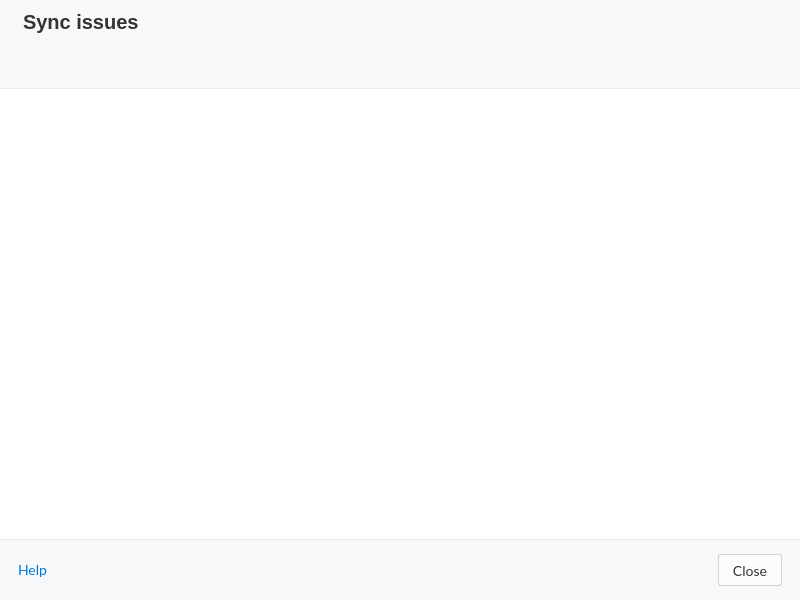
<?xml version="1.0" encoding="UTF-8"?>
<ui version="4.0">
 <class>StalledIssuesDialog</class>
 <widget class="QDialog" name="StalledIssuesDialog">
  <property name="geometry">
   <rect>
    <x>0</x>
    <y>0</y>
    <width>800</width>
    <height>600</height>
   </rect>
  </property>
  <property name="minimumSize">
   <size>
    <width>800</width>
    <height>600</height>
   </size>
  </property>
  <property name="maximumSize">
   <size>
    <width>16777215</width>
    <height>16777215</height>
   </size>
  </property>
  <property name="windowTitle">
   <string>Stalled Issues</string>
  </property>
  <property name="styleSheet">
   <string notr="true">#StalledIssuesDialog
{
   background-color: #FFFFFF;
   border-radius: 12px;
}

#stalledIssuesList
{
   border:none;
   background-color: transparent;
}

#footer
{
    background-color: #F7F8F9;
}

#footer QPushButton
{
    font-family: Lato;
    font-size: 14px;
    border-radius: 3px;
    border: 1px solid rgba(0,0,0, 0.15);
}

#doneButton
{
    background-color: #FCFCFC;
    color: #333333;
}

#updateButton
{
min-height:32px;
padding-left:12px;
padding-right:12px;
font-size:14px;
font-weight: 400;
border-radius:4px;
background:#00BFA5;
border: 1px solid rgba(0, 0, 0, 0.1);
color:#FFFFFF;
}

#updateButton:disabled
{
background: rgba(0, 191, 165, 0.3);
color:#FFFFFF;
}

#updateButton:hover
{
background: #00A787;
color:#FFFFFF;
}

</string>
  </property>
  <layout class="QVBoxLayout" name="verticalLayout">
   <property name="spacing">
    <number>0</number>
   </property>
   <property name="leftMargin">
    <number>0</number>
   </property>
   <property name="topMargin">
    <number>0</number>
   </property>
   <property name="rightMargin">
    <number>0</number>
   </property>
   <property name="bottomMargin">
    <number>0</number>
   </property>
   <item>
    <widget class="QStackedWidget" name="stackedWidget">
     <property name="styleSheet">
      <string notr="true">#ModeSelector
{
background-color: #F3F4F4;
}</string>
     </property>
     <property name="currentIndex">
      <number>0</number>
     </property>
     <widget class="QWidget" name="View">
      <layout class="QVBoxLayout" name="verticalLayout_4">
       <property name="spacing">
        <number>0</number>
       </property>
       <property name="leftMargin">
        <number>0</number>
       </property>
       <property name="topMargin">
        <number>0</number>
       </property>
       <property name="rightMargin">
        <number>0</number>
       </property>
       <property name="bottomMargin">
        <number>0</number>
       </property>
       <item>
        <widget class="QWidget" name="header" native="true">
         <property name="minimumSize">
          <size>
           <width>0</width>
           <height>88</height>
          </size>
         </property>
         <property name="maximumSize">
          <size>
           <width>16777215</width>
           <height>88</height>
          </size>
         </property>
         <property name="styleSheet">
          <string notr="true">#header
{
   background-color: #F7F8F9;
}


#title QLabel
{
  font-family: &quot;Poppins&quot;;
  font-size:20px;
  line-height: 30px;
  font-weight: 600;
  color: #333333;
}</string>
         </property>
         <layout class="QVBoxLayout" name="verticalLayout_3">
          <property name="spacing">
           <number>10</number>
          </property>
          <property name="leftMargin">
           <number>23</number>
          </property>
          <property name="topMargin">
           <number>10</number>
          </property>
          <property name="rightMargin">
           <number>0</number>
          </property>
          <property name="bottomMargin">
           <number>7</number>
          </property>
          <item>
           <widget class="QWidget" name="title" native="true">
            <property name="minimumSize">
             <size>
              <width>0</width>
              <height>0</height>
             </size>
            </property>
            <property name="maximumSize">
             <size>
              <width>16777215</width>
              <height>16777215</height>
             </size>
            </property>
            <property name="styleSheet">
             <string notr="true">QPushButton {
    background-color: none;
    outline: none;
    border: none;
}</string>
            </property>
            <layout class="QHBoxLayout" name="horizontalLayout">
             <property name="spacing">
              <number>12</number>
             </property>
             <property name="leftMargin">
              <number>0</number>
             </property>
             <property name="topMargin">
              <number>0</number>
             </property>
             <property name="rightMargin">
              <number>15</number>
             </property>
             <property name="bottomMargin">
              <number>0</number>
             </property>
             <item>
              <widget class="QLabel" name="titleLabel">
               <property name="text">
                <string>Sync issues</string>
               </property>
              </widget>
             </item>
             <item>
              <spacer name="horizontalSpacer_2">
               <property name="orientation">
                <enum>Qt::Horizontal</enum>
               </property>
               <property name="sizeHint" stdset="0">
                <size>
                 <width>40</width>
                 <height>20</height>
                </size>
               </property>
              </spacer>
             </item>
             <item>
              <widget class="QPushButton" name="refreshButton">
               <property name="minimumSize">
                <size>
                 <width>24</width>
                 <height>24</height>
                </size>
               </property>
               <property name="maximumSize">
                <size>
                 <width>24</width>
                 <height>24</height>
                </size>
               </property>
               <property name="cursor">
                <cursorShape>PointingHandCursor</cursorShape>
               </property>
               <property name="text">
                <string/>
               </property>
               <property name="icon">
                <iconset>
                 <normaloff>:/images/StalledIssues/refresh.png</normaloff>:/images/StalledIssues/refresh.png</iconset>
               </property>
               <property name="iconSize">
                <size>
                 <width>24</width>
                 <height>24</height>
                </size>
               </property>
               <property name="flat">
                <bool>true</bool>
               </property>
              </widget>
             </item>
             <item>
              <widget class="QPushButton" name="SettingsButton">
               <property name="minimumSize">
                <size>
                 <width>24</width>
                 <height>24</height>
                </size>
               </property>
               <property name="maximumSize">
                <size>
                 <width>24</width>
                 <height>24</height>
                </size>
               </property>
               <property name="cursor">
                <cursorShape>PointingHandCursor</cursorShape>
               </property>
               <property name="text">
                <string/>
               </property>
               <property name="icon">
                <iconset resource="../../../gui/Resources_linux.qrc">
                 <normaloff>:/images/StalledIssues/settings-stalled-issues.png</normaloff>:/images/StalledIssues/settings-stalled-issues.png</iconset>
               </property>
               <property name="iconSize">
                <size>
                 <width>24</width>
                 <height>24</height>
                </size>
               </property>
               <property name="flat">
                <bool>true</bool>
               </property>
              </widget>
             </item>
            </layout>
           </widget>
          </item>
          <item>
           <widget class="QWidget" name="categories" native="true">
            <property name="sizePolicy">
             <sizepolicy hsizetype="Preferred" vsizetype="Preferred">
              <horstretch>0</horstretch>
              <verstretch>26</verstretch>
             </sizepolicy>
            </property>
            <property name="minimumSize">
             <size>
              <width>0</width>
              <height>0</height>
             </size>
            </property>
            <property name="styleSheet">
             <string notr="true"/>
            </property>
            <layout class="QHBoxLayout" name="horizontalLayout_3">
             <property name="spacing">
              <number>8</number>
             </property>
             <property name="leftMargin">
              <number>0</number>
             </property>
             <property name="topMargin">
              <number>0</number>
             </property>
             <property name="bottomMargin">
              <number>0</number>
             </property>
             <item>
              <widget class="StalledIssueTab" name="allIssuesTab">
               <property name="frameShape">
                <enum>QFrame::StyledPanel</enum>
               </property>
               <property name="frameShadow">
                <enum>QFrame::Raised</enum>
               </property>
               <property name="title" stdset="0">
                <string/>
               </property>
               <property name="filterCriterion" stdset="0">
                <number>0</number>
               </property>
               <property name="iconPrefix" stdset="0">
                <string notr="true">alert-circle-small</string>
               </property>
              </widget>
             </item>
             <item>
              <widget class="StalledIssueTab" name="nameConflictsTab">
               <property name="frameShape">
                <enum>QFrame::StyledPanel</enum>
               </property>
               <property name="frameShadow">
                <enum>QFrame::Raised</enum>
               </property>
               <property name="title" stdset="0">
                <string/>
               </property>
               <property name="filterCriterion" stdset="0">
                <number>1</number>
               </property>
               <property name="iconPrefix" stdset="0">
                <string notr="true">edit-small</string>
               </property>
              </widget>
             </item>
             <item>
              <widget class="StalledIssueTab" name="itemTypeTab">
               <property name="frameShape">
                <enum>QFrame::StyledPanel</enum>
               </property>
               <property name="frameShadow">
                <enum>QFrame::Raised</enum>
               </property>
               <property name="title" stdset="0">
                <string/>
               </property>
               <property name="iconPrefix" stdset="0">
                <string notr="true">folder-small</string>
               </property>
               <property name="filterCriterion" stdset="0">
                <number>2</number>
               </property>
              </widget>
             </item>
             <item>
              <widget class="StalledIssueTab" name="otherTab">
               <property name="frameShape">
                <enum>QFrame::StyledPanel</enum>
               </property>
               <property name="frameShadow">
                <enum>QFrame::Raised</enum>
               </property>
               <property name="title" stdset="0">
                <string/>
               </property>
               <property name="iconPrefix" stdset="0">
                <string notr="true">more-circle-small</string>
               </property>
               <property name="filterCriterion" stdset="0">
                <number>3</number>
               </property>
              </widget>
             </item>
             <item>
              <widget class="StalledIssueTab" name="solvedIssuesTab">
               <property name="frameShape">
                <enum>QFrame::StyledPanel</enum>
               </property>
               <property name="frameShadow">
                <enum>QFrame::Raised</enum>
               </property>
               <property name="title" stdset="0">
                <string/>
               </property>
               <property name="filterCriterion" stdset="0">
                <UInt>4</UInt>
               </property>
               <property name="iconPrefix" stdset="0">
                <string notr="true">solved-issues</string>
               </property>
              </widget>
             </item>
             <item>
              <spacer name="horizontalSpacer_3">
               <property name="orientation">
                <enum>Qt::Horizontal</enum>
               </property>
               <property name="sizeHint" stdset="0">
                <size>
                 <width>40</width>
                 <height>20</height>
                </size>
               </property>
              </spacer>
             </item>
            </layout>
           </widget>
          </item>
         </layout>
        </widget>
       </item>
       <item>
        <widget class="QStackedWidget" name="TreeViewContainer">
         <property name="sizePolicy">
          <sizepolicy hsizetype="Preferred" vsizetype="Expanding">
           <horstretch>0</horstretch>
           <verstretch>0</verstretch>
          </sizepolicy>
         </property>
         <property name="styleSheet">
          <string notr="true">QStackedWidget
{
    border-top: 1px solid rgba(0,0,0,0.08);
    border-bottom: 1px solid rgba(0,0,0,0.08); 
    border-left: 0px;
    border-right: 0px;
}
</string>
         </property>
         <property name="frameShape">
          <enum>QFrame::Box</enum>
         </property>
         <property name="lineWidth">
          <number>0</number>
         </property>
         <property name="currentIndex">
          <number>0</number>
         </property>
         <widget class="QWidget" name="TreeViewContainerPage">
          <property name="styleSheet">
           <string notr="true">QScrollBar:vertical
{
    background: #f6f6f6;
    width: 15px;
    border-left: 1px solid #E4E4E4;
}

QScrollBar::sub-line:vertical, QScrollBar::add-line:vertical
{
    border: none;
    background: none;
    width:0px;
    height:0px;
}

QScrollBar::handle:vertical
{
    background: #c0c0c0;
    min-height: 20px;
    border-radius: 4px;
    margin: 3px 4px 3px 2px;
}

QMenu
{
    border: 1px solid #B8B8B8;
   border-radius: 8px;
    background: #ffffff;
    padding-top: 16px;
    padding-bottom: 16px;
    padding-left: 8px;
    padding-right: 8px;
}

QMenu::item
{
   font-size: 14px;
   color: #333333;
   background: transparent; 
   margin-top: 3px;
   margin-bottom: 3px;
   padding-left: 16px;
   padding-right: 16px;
   margin-left: 16px;
   margin-right: 16px;
}

QMenu::item:selected
{
    font-weight: bold;  
}

QMenu::separator
{
    height: 1px;
	width: 164px;
	min-width: 164px;
	max-width: 164px;
    background-color: #EEEEEE;
    margin-top: 9px;
    margin-bottom: 9px;
}

QMenu::item:disabled
{
    background-color: #ffffff;
    color: rgba(119,119,119,0.3);
}

QMenu::item:default
{
    color: #F46265;
}</string>
          </property>
          <layout class="QVBoxLayout" name="verticalLayout_2">
           <property name="spacing">
            <number>0</number>
           </property>
           <property name="leftMargin">
            <number>0</number>
           </property>
           <property name="topMargin">
            <number>0</number>
           </property>
           <property name="rightMargin">
            <number>0</number>
           </property>
           <property name="bottomMargin">
            <number>0</number>
           </property>
           <item>
            <widget class="StalledIssuesView" name="stalledIssuesTree">
             <property name="autoFillBackground">
              <bool>false</bool>
             </property>
             <property name="styleSheet">
              <string notr="true">background-color: rgba(255, 255, 255,0);</string>
             </property>
             <property name="frameShape">
              <enum>QFrame::NoFrame</enum>
             </property>
             <property name="frameShadow">
              <enum>QFrame::Plain</enum>
             </property>
             <property name="lineWidth">
              <number>0</number>
             </property>
             <property name="sizeAdjustPolicy">
              <enum>QAbstractScrollArea::AdjustToContents</enum>
             </property>
             <property name="autoScroll">
              <bool>false</bool>
             </property>
             <property name="editTriggers">
              <set>QAbstractItemView::NoEditTriggers</set>
             </property>
             <property name="alternatingRowColors">
              <bool>false</bool>
             </property>
             <property name="selectionMode">
              <enum>QAbstractItemView::ExtendedSelection</enum>
             </property>
             <property name="verticalScrollMode">
              <enum>QAbstractItemView::ScrollPerPixel</enum>
             </property>
             <property name="indentation">
              <number>0</number>
             </property>
             <property name="rootIsDecorated">
              <bool>false</bool>
             </property>
             <property name="sortingEnabled">
              <bool>true</bool>
             </property>
             <property name="expandsOnDoubleClick">
              <bool>false</bool>
             </property>
             <attribute name="headerVisible">
              <bool>false</bool>
             </attribute>
             <attribute name="headerCascadingSectionResizes">
              <bool>false</bool>
             </attribute>
             <attribute name="headerStretchLastSection">
              <bool>true</bool>
             </attribute>
            </widget>
           </item>
          </layout>
         </widget>
         <widget class="QWidget" name="EmptyViewContainerPage">
          <layout class="QGridLayout" name="gridLayout">
           <property name="leftMargin">
            <number>0</number>
           </property>
           <property name="topMargin">
            <number>0</number>
           </property>
           <property name="rightMargin">
            <number>0</number>
           </property>
           <property name="bottomMargin">
            <number>0</number>
           </property>
           <property name="spacing">
            <number>0</number>
           </property>
           <item row="0" column="0">
            <widget class="QToolButton" name="toolButton">
             <property name="styleSheet">
              <string notr="true">QToolButton
{
    border:none;
}</string>
             </property>
             <property name="text">
              <string notr="true">...</string>
             </property>
             <property name="icon">
              <iconset resource="../../../gui/Resources_linux.qrc">
               <normaloff>:/images/transfer_manager/empty_categories/no_transfers@2x.png</normaloff>:/images/transfer_manager/empty_categories/no_transfers@2x.png</iconset>
             </property>
             <property name="iconSize">
              <size>
               <width>240</width>
               <height>240</height>
              </size>
             </property>
            </widget>
           </item>
          </layout>
         </widget>
        </widget>
       </item>
       <item>
        <widget class="QWidget" name="footer" native="true">
         <property name="minimumSize">
          <size>
           <width>0</width>
           <height>60</height>
          </size>
         </property>
         <property name="maximumSize">
          <size>
           <width>16777215</width>
           <height>60</height>
          </size>
         </property>
         <property name="styleSheet">
          <string notr="true"/>
         </property>
         <layout class="QHBoxLayout" name="horizontalLayout_2">
          <property name="spacing">
           <number>0</number>
          </property>
          <property name="leftMargin">
           <number>18</number>
          </property>
          <property name="topMargin">
           <number>0</number>
          </property>
          <property name="rightMargin">
           <number>18</number>
          </property>
          <property name="bottomMargin">
           <number>0</number>
          </property>
          <item>
           <widget class="QPushButton" name="HelpButton">
            <property name="styleSheet">
             <string notr="true">QPushButton {
border: none;
color: #0078D7;
}

QPushButton::!enabled {
color: grey;
}</string>
            </property>
            <property name="text">
             <string>Help</string>
            </property>
            <property name="icon">
             <iconset>
              <normaloff>:/images/help_ico.png</normaloff>:/images/help_ico.png</iconset>
            </property>
            <property name="iconSize">
             <size>
              <width>24</width>
              <height>24</height>
             </size>
            </property>
            <property name="flat">
             <bool>true</bool>
            </property>
           </widget>
          </item>
          <item>
           <spacer name="horizontalSpacer">
            <property name="orientation">
             <enum>Qt::Horizontal</enum>
            </property>
            <property name="sizeHint" stdset="0">
             <size>
              <width>40</width>
              <height>20</height>
             </size>
            </property>
           </spacer>
          </item>
          <item>
           <widget class="QPushButton" name="doneButton">
            <property name="minimumSize">
             <size>
              <width>64</width>
              <height>32</height>
             </size>
            </property>
            <property name="maximumSize">
             <size>
              <width>64</width>
              <height>32</height>
             </size>
            </property>
            <property name="cursor">
             <cursorShape>PointingHandCursor</cursorShape>
            </property>
            <property name="text">
             <string>Close</string>
            </property>
           </widget>
          </item>
         </layout>
        </widget>
       </item>
      </layout>
     </widget>
     <widget class="QWidget" name="ModeSelector">
      <layout class="QVBoxLayout" name="verticalLayout_11">
       <property name="topMargin">
        <number>20</number>
       </property>
       <property name="bottomMargin">
        <number>20</number>
       </property>
       <item>
        <spacer name="verticalSpacer_2">
         <property name="orientation">
          <enum>Qt::Vertical</enum>
         </property>
         <property name="sizeHint" stdset="0">
          <size>
           <width>20</width>
           <height>40</height>
          </size>
         </property>
        </spacer>
       </item>
       <item>
        <widget class="QWidget" name="TitleContainer" native="true">
         <property name="styleSheet">
          <string notr="true">#ModeTitle
{
  font-size:20px;
  line-height: 30px;
  font-weight: 600;
  color: #303233;
}

#ModeSubTitle
{
  font-size:14px;
  line-height: 20px;
  font-weight: 600;
  color: #303233;
}</string>
         </property>
         <layout class="QVBoxLayout" name="verticalLayout_10">
          <property name="spacing">
           <number>20</number>
          </property>
          <item>
           <widget class="QLabel" name="ModeTitle">
            <property name="text">
             <string>Sync stall mode</string>
            </property>
            <property name="alignment">
             <set>Qt::AlignCenter</set>
            </property>
           </widget>
          </item>
          <item>
           <widget class="QLabel" name="ModeSubTitle">
            <property name="text">
             <string>Choose:</string>
            </property>
            <property name="alignment">
             <set>Qt::AlignCenter</set>
            </property>
           </widget>
          </item>
         </layout>
        </widget>
       </item>
       <item>
        <spacer name="verticalSpacer_4">
         <property name="orientation">
          <enum>Qt::Vertical</enum>
         </property>
         <property name="sizeType">
          <enum>QSizePolicy::Fixed</enum>
         </property>
         <property name="sizeHint" stdset="0">
          <size>
           <width>20</width>
           <height>20</height>
          </size>
         </property>
        </spacer>
       </item>
       <item>
        <widget class="QWidget" name="Body" native="true">
         <layout class="QHBoxLayout" name="horizontalLayout_6">
          <item>
           <spacer name="horizontalSpacer_5">
            <property name="orientation">
             <enum>Qt::Horizontal</enum>
            </property>
            <property name="sizeHint" stdset="0">
             <size>
              <width>40</width>
              <height>20</height>
             </size>
            </property>
           </spacer>
          </item>
          <item>
           <widget class="QWidget" name="BodyContainer" native="true">
            <property name="styleSheet">
             <string notr="true">#Advance[SELECTED=true], #Smart[SELECTED=true] 
{
border: 2px solid #04101E;
border-radius: 6px;
background-color: white;
}

#Advance[SELECTED=false], #Smart[SELECTED=false] 
{
border: 2px solid white;
border-radius: 6px;
background-color: white;
}</string>
            </property>
            <layout class="QVBoxLayout" name="verticalLayout_5">
             <property name="spacing">
              <number>0</number>
             </property>
             <item>
              <widget class="QWidget" name="Container" native="true">
               <property name="styleSheet">
                <string notr="true"/>
               </property>
               <layout class="QHBoxLayout" name="horizontalLayout_4">
                <property name="spacing">
                 <number>8</number>
                </property>
                <item>
                 <widget class="QFrame" name="Smart">
                  <property name="minimumSize">
                   <size>
                    <width>248</width>
                    <height>184</height>
                   </size>
                  </property>
                  <property name="maximumSize">
                   <size>
                    <width>248</width>
                    <height>16777215</height>
                   </size>
                  </property>
                  <property name="cursor">
                   <cursorShape>PointingHandCursor</cursorShape>
                  </property>
                  <property name="styleSheet">
                   <string notr="true">#SmartTitle
{
  font-size:16px;
  line-height: 24px;
  font-weight: 700;
  color: #303233;
}

#SmartDescription
{
  font-size:12px;
  line-height: 18px;
  font-weight: 400;
  color: #616366;
}
</string>
                  </property>
                  <property name="frameShape">
                   <enum>QFrame::NoFrame</enum>
                  </property>
                  <layout class="QVBoxLayout" name="verticalLayout_7">
                   <property name="spacing">
                    <number>4</number>
                   </property>
                   <property name="leftMargin">
                    <number>0</number>
                   </property>
                   <property name="topMargin">
                    <number>24</number>
                   </property>
                   <property name="rightMargin">
                    <number>0</number>
                   </property>
                   <property name="bottomMargin">
                    <number>24</number>
                   </property>
                   <item alignment="Qt::AlignHCenter">
                    <widget class="QPushButton" name="SmartIcon">
                     <property name="enabled">
                      <bool>false</bool>
                     </property>
                     <property name="minimumSize">
                      <size>
                       <width>48</width>
                       <height>48</height>
                      </size>
                     </property>
                     <property name="maximumSize">
                      <size>
                       <width>48</width>
                       <height>48</height>
                      </size>
                     </property>
                     <property name="focusPolicy">
                      <enum>Qt::NoFocus</enum>
                     </property>
                     <property name="styleSheet">
                      <string notr="true">border: none;</string>
                     </property>
                     <property name="text">
                      <string/>
                     </property>
                     <property name="icon">
                      <iconset resource="../../../gui/Resources_linux.qrc">
                       <normaloff>:/images/StalledIssues/smart-mode.png</normaloff>
                       <disabledoff>:/images/StalledIssues/smart-mode.png</disabledoff>
                       <disabledon>:/images/StalledIssues/smart-mode.png</disabledon>:/images/StalledIssues/smart-mode.png</iconset>
                     </property>
                     <property name="iconSize">
                      <size>
                       <width>48</width>
                       <height>48</height>
                      </size>
                     </property>
                     <property name="autoDefault">
                      <bool>false</bool>
                     </property>
                     <property name="flat">
                      <bool>false</bool>
                     </property>
                    </widget>
                   </item>
                   <item>
                    <spacer name="verticalSpacer_7">
                     <property name="orientation">
                      <enum>Qt::Vertical</enum>
                     </property>
                     <property name="sizeType">
                      <enum>QSizePolicy::Fixed</enum>
                     </property>
                     <property name="sizeHint" stdset="0">
                      <size>
                       <width>20</width>
                       <height>20</height>
                      </size>
                     </property>
                    </spacer>
                   </item>
                   <item>
                    <widget class="QLabel" name="SmartTitle">
                     <property name="text">
                      <string>Smart mode</string>
                     </property>
                     <property name="alignment">
                      <set>Qt::AlignCenter</set>
                     </property>
                    </widget>
                   </item>
                   <item alignment="Qt::AlignTop">
                    <widget class="QLabel" name="SmartDescription">
                     <property name="text">
                      <string>Let Mega solve sync issues
automatically</string>
                     </property>
                     <property name="alignment">
                      <set>Qt::AlignCenter</set>
                     </property>
                     <property name="wordWrap">
                      <bool>true</bool>
                     </property>
                    </widget>
                   </item>
                  </layout>
                 </widget>
                </item>
                <item>
                 <widget class="QFrame" name="Advance">
                  <property name="minimumSize">
                   <size>
                    <width>248</width>
                    <height>184</height>
                   </size>
                  </property>
                  <property name="maximumSize">
                   <size>
                    <width>248</width>
                    <height>16777215</height>
                   </size>
                  </property>
                  <property name="cursor">
                   <cursorShape>PointingHandCursor</cursorShape>
                  </property>
                  <property name="styleSheet">
                   <string notr="true">#AdvanceTitle
{
  font-size:16px;
  line-height: 24px;
  font-weight: 700;
  color: #303233;
}

#AdvanceDescription
{
  font-size:12px;
  line-height: 18px;
  font-weight: 400;
  color: #616366;
}</string>
                  </property>
                  <property name="frameShape">
                   <enum>QFrame::NoFrame</enum>
                  </property>
                  <layout class="QVBoxLayout" name="verticalLayout_6">
                   <property name="spacing">
                    <number>4</number>
                   </property>
                   <property name="leftMargin">
                    <number>0</number>
                   </property>
                   <property name="topMargin">
                    <number>24</number>
                   </property>
                   <property name="rightMargin">
                    <number>0</number>
                   </property>
                   <property name="bottomMargin">
                    <number>24</number>
                   </property>
                   <item alignment="Qt::AlignHCenter">
                    <widget class="QPushButton" name="AdvanceIcon">
                     <property name="enabled">
                      <bool>false</bool>
                     </property>
                     <property name="minimumSize">
                      <size>
                       <width>48</width>
                       <height>48</height>
                      </size>
                     </property>
                     <property name="maximumSize">
                      <size>
                       <width>48</width>
                       <height>48</height>
                      </size>
                     </property>
                     <property name="focusPolicy">
                      <enum>Qt::NoFocus</enum>
                     </property>
                     <property name="styleSheet">
                      <string notr="true">border: none;</string>
                     </property>
                     <property name="text">
                      <string/>
                     </property>
                     <property name="icon">
                      <iconset resource="../../../gui/Resources_linux.qrc">
                       <normaloff>:/images/StalledIssues/advanced-mode.png</normaloff>
                       <disabledoff>:/images/StalledIssues/advanced-mode.png</disabledoff>
                       <disabledon>:/images/StalledIssues/advanced-mode.png</disabledon>:/images/StalledIssues/advanced-mode.png</iconset>
                     </property>
                     <property name="iconSize">
                      <size>
                       <width>48</width>
                       <height>48</height>
                      </size>
                     </property>
                     <property name="autoDefault">
                      <bool>false</bool>
                     </property>
                     <property name="flat">
                      <bool>false</bool>
                     </property>
                    </widget>
                   </item>
                   <item>
                    <spacer name="verticalSpacer_6">
                     <property name="orientation">
                      <enum>Qt::Vertical</enum>
                     </property>
                     <property name="sizeType">
                      <enum>QSizePolicy::Fixed</enum>
                     </property>
                     <property name="sizeHint" stdset="0">
                      <size>
                       <width>20</width>
                       <height>20</height>
                      </size>
                     </property>
                    </spacer>
                   </item>
                   <item>
                    <widget class="QLabel" name="AdvanceTitle">
                     <property name="text">
                      <string>Advanced mode</string>
                     </property>
                     <property name="alignment">
                      <set>Qt::AlignCenter</set>
                     </property>
                    </widget>
                   </item>
                   <item alignment="Qt::AlignTop">
                    <widget class="QLabel" name="AdvanceDescription">
                     <property name="text">
                      <string>Get full control of the sync issues</string>
                     </property>
                     <property name="alignment">
                      <set>Qt::AlignCenter</set>
                     </property>
                    </widget>
                   </item>
                  </layout>
                 </widget>
                </item>
               </layout>
              </widget>
             </item>
             <item>
              <spacer name="verticalSpacer_8">
               <property name="orientation">
                <enum>Qt::Vertical</enum>
               </property>
               <property name="sizeType">
                <enum>QSizePolicy::Fixed</enum>
               </property>
               <property name="sizeHint" stdset="0">
                <size>
                 <width>20</width>
                 <height>40</height>
                </size>
               </property>
              </spacer>
             </item>
             <item>
              <widget class="QWidget" name="ButtonsContainer" native="true">
               <property name="styleSheet">
                <string notr="true"/>
               </property>
               <layout class="QHBoxLayout" name="horizontalLayout_5">
                <item>
                 <spacer name="horizontalSpacer_4">
                  <property name="orientation">
                   <enum>Qt::Horizontal</enum>
                  </property>
                  <property name="sizeHint" stdset="0">
                   <size>
                    <width>40</width>
                    <height>20</height>
                   </size>
                  </property>
                 </spacer>
                </item>
                <item>
                 <widget class="QPushButton" name="SelectButton">
                  <property name="enabled">
                   <bool>false</bool>
                  </property>
                  <property name="sizePolicy">
                   <sizepolicy hsizetype="Preferred" vsizetype="Fixed">
                    <horstretch>0</horstretch>
                    <verstretch>0</verstretch>
                   </sizepolicy>
                  </property>
                  <property name="minimumSize">
                   <size>
                    <width>0</width>
                    <height>50</height>
                   </size>
                  </property>
                  <property name="cursor">
                   <cursorShape>PointingHandCursor</cursorShape>
                  </property>
                  <property name="styleSheet">
                   <string notr="true">QPushButton
{
min-height:48px;
padding-left:24px;
padding-right:24px;
font-size:16px;
font-weight: 400;
line-height: 24px;
border-radius:4px;
background:#00BFA5;
border: 1px solid rgba(0, 0, 0, 0.1);
color:#FFFFFF;
}

QPushButton:disabled
{
background: rgba(255, 255, 255, 0.3);
color:#333333;
}
</string>
                  </property>
                  <property name="text">
                   <string>Solve issues</string>
                  </property>
                  <property name="icon">
                   <iconset>
                    <normalon>:/images/StalledIssues/solve-issues-button.png</normalon>
                   </iconset>
                  </property>
                  <property name="iconSize">
                   <size>
                    <width>24</width>
                    <height>24</height>
                   </size>
                  </property>
                 </widget>
                </item>
                <item>
                 <spacer name="horizontalSpacer_9">
                  <property name="orientation">
                   <enum>Qt::Horizontal</enum>
                  </property>
                  <property name="sizeHint" stdset="0">
                   <size>
                    <width>40</width>
                    <height>20</height>
                   </size>
                  </property>
                 </spacer>
                </item>
               </layout>
              </widget>
             </item>
             <item>
              <spacer name="verticalSpacer_9">
               <property name="orientation">
                <enum>Qt::Vertical</enum>
               </property>
               <property name="sizeType">
                <enum>QSizePolicy::Fixed</enum>
               </property>
               <property name="sizeHint" stdset="0">
                <size>
                 <width>20</width>
                 <height>10</height>
                </size>
               </property>
              </spacer>
             </item>
             <item>
              <widget class="QWidget" name="LearnMoreContainer" native="true">
               <property name="styleSheet">
                <string notr="true">#LearnMoreLabel
{
font-size:12px;
line-height: 18px;
font-weight: 400;
color: #2C5BEB;

}</string>
               </property>
               <layout class="QHBoxLayout" name="horizontalLayout_7">
                <item>
                 <spacer name="horizontalSpacer_7">
                  <property name="orientation">
                   <enum>Qt::Horizontal</enum>
                  </property>
                  <property name="sizeHint" stdset="0">
                   <size>
                    <width>40</width>
                    <height>20</height>
                   </size>
                  </property>
                 </spacer>
                </item>
                <item alignment="Qt::AlignHCenter|Qt::AlignVCenter">
                 <widget class="QPushButton" name="LearnMoreIcon">
                  <property name="minimumSize">
                   <size>
                    <width>16</width>
                    <height>16</height>
                   </size>
                  </property>
                  <property name="maximumSize">
                   <size>
                    <width>16</width>
                    <height>16</height>
                   </size>
                  </property>
                  <property name="text">
                   <string/>
                  </property>
                  <property name="icon">
                   <iconset>
                    <normalon>:/images/StalledIssues/help-circle-link.png</normalon>
                   </iconset>
                  </property>
                  <property name="iconSize">
                   <size>
                    <width>16</width>
                    <height>16</height>
                   </size>
                  </property>
                  <property name="flat">
                   <bool>true</bool>
                  </property>
                 </widget>
                </item>
                <item alignment="Qt::AlignHCenter|Qt::AlignVCenter">
                 <widget class="QLabel" name="LearnMoreLabel">
                  <property name="cursor">
                   <cursorShape>PointingHandCursor</cursorShape>
                  </property>
                  <property name="text">
                   <string/>
                  </property>
                  <property name="openExternalLinks">
                   <bool>true</bool>
                  </property>
                  <property name="textInteractionFlags">
                   <set>Qt::LinksAccessibleByMouse</set>
                  </property>
                 </widget>
                </item>
                <item>
                 <spacer name="horizontalSpacer_8">
                  <property name="orientation">
                   <enum>Qt::Horizontal</enum>
                  </property>
                  <property name="sizeHint" stdset="0">
                   <size>
                    <width>40</width>
                    <height>20</height>
                   </size>
                  </property>
                 </spacer>
                </item>
               </layout>
              </widget>
             </item>
            </layout>
           </widget>
          </item>
          <item>
           <spacer name="horizontalSpacer_6">
            <property name="orientation">
             <enum>Qt::Horizontal</enum>
            </property>
            <property name="sizeHint" stdset="0">
             <size>
              <width>40</width>
              <height>20</height>
             </size>
            </property>
           </spacer>
          </item>
         </layout>
        </widget>
       </item>
       <item>
        <spacer name="verticalSpacer">
         <property name="orientation">
          <enum>Qt::Vertical</enum>
         </property>
         <property name="sizeHint" stdset="0">
          <size>
           <width>20</width>
           <height>40</height>
          </size>
         </property>
        </spacer>
       </item>
      </layout>
     </widget>
    </widget>
   </item>
  </layout>
 </widget>
 <customwidgets>
  <customwidget>
   <class>StalledIssuesView</class>
   <extends>QTreeView</extends>
   <header>StalledIssuesView.h</header>
  </customwidget>
  <customwidget>
   <class>StalledIssueTab</class>
   <extends>QFrame</extends>
   <header>StalledIssueTab.h</header>
   <container>1</container>
  </customwidget>
 </customwidgets>
 <resources>
    <include location="../../../gui/Resources_linux.qrc"/>
 </resources>
 <connections/>
</ui>
